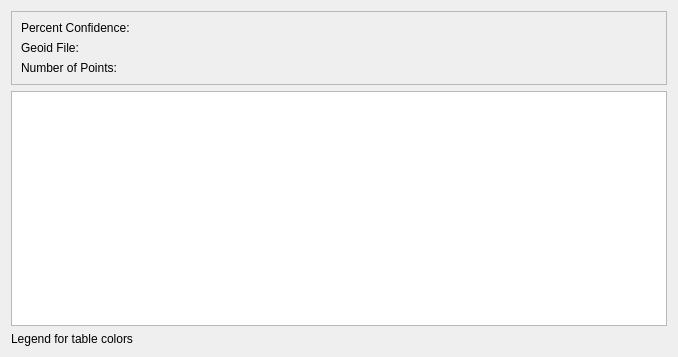
<?xml version="1.0" encoding="UTF-8"?>
<ui version="4.0">
 <class>AdjustedPositions</class>
 <widget class="QDialog" name="AdjustedPositions">
  <property name="geometry">
   <rect>
    <x>0</x>
    <y>0</y>
    <width>678</width>
    <height>357</height>
   </rect>
  </property>
  <property name="windowTitle">
   <string>Final Positions</string>
  </property>
  <layout class="QVBoxLayout" name="verticalLayout">
   <item>
    <widget class="QFrame" name="frameSupplementalStrings">
     <property name="frameShape">
      <enum>QFrame::StyledPanel</enum>
     </property>
     <property name="frameShadow">
      <enum>QFrame::Raised</enum>
     </property>
     <layout class="QFormLayout" name="formLayout">
      <item row="0" column="0">
       <widget class="QLabel" name="labelPercentConfidence">
        <property name="text">
         <string>Percent Confidence:</string>
        </property>
       </widget>
      </item>
      <item row="1" column="0">
       <widget class="QLabel" name="labelGeoidFile">
        <property name="text">
         <string>Geoid File:</string>
        </property>
       </widget>
      </item>
      <item row="2" column="0">
       <widget class="QLabel" name="labelNumPoints">
        <property name="text">
         <string>Number of Points:</string>
        </property>
       </widget>
      </item>
      <item row="0" column="1">
       <widget class="QLabel" name="labelPercentConfidenceValue">
        <property name="text">
         <string/>
        </property>
       </widget>
      </item>
      <item row="1" column="1">
       <widget class="QLabel" name="labelGeoidFileValue">
        <property name="text">
         <string/>
        </property>
       </widget>
      </item>
      <item row="2" column="1">
       <widget class="QLabel" name="labelNumPointsValue">
        <property name="text">
         <string/>
        </property>
       </widget>
      </item>
     </layout>
    </widget>
   </item>
   <item>
    <widget class="QTableView" name="tableViewPoints">
     <property name="contextMenuPolicy">
      <enum>Qt::ActionsContextMenu</enum>
     </property>
     <property name="editTriggers">
      <set>QAbstractItemView::NoEditTriggers</set>
     </property>
     <property name="selectionBehavior">
      <enum>QAbstractItemView::SelectRows</enum>
     </property>
     <property name="sortingEnabled">
      <bool>true</bool>
     </property>
    </widget>
   </item>
   <item>
    <widget class="QLabel" name="labelLegend">
     <property name="text">
      <string>Legend for table colors</string>
     </property>
    </widget>
   </item>
  </layout>
 </widget>
 <resources/>
 <connections/>
</ui>
